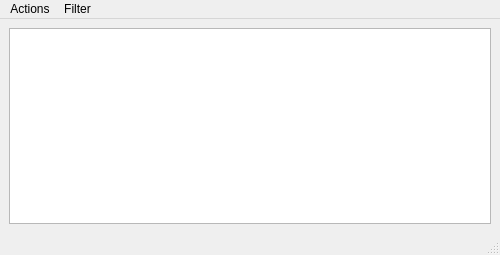
<?xml version="1.0" encoding="UTF-8"?>
<ui version="4.0">
 <class>InboxWidget</class>
 <widget class="QMainWindow" name="InboxWidget">
  <property name="geometry">
   <rect>
    <x>0</x>
    <y>0</y>
    <width>500</width>
    <height>255</height>
   </rect>
  </property>
  <property name="sizePolicy">
   <sizepolicy hsizetype="Fixed" vsizetype="Fixed">
    <horstretch>0</horstretch>
    <verstretch>0</verstretch>
   </sizepolicy>
  </property>
  <property name="windowTitle">
   <string>Google Voice Inbox</string>
  </property>
  <widget class="QWidget" name="centralwidget">
   <layout class="QVBoxLayout" name="verticalLayout">
    <item>
     <widget class="InboxTreeView" name="treeView">
      <property name="editTriggers">
       <set>QAbstractItemView::NoEditTriggers</set>
      </property>
      <property name="alternatingRowColors">
       <bool>true</bool>
      </property>
      <property name="rootIsDecorated">
       <bool>false</bool>
      </property>
      <property name="headerHidden">
       <bool>true</bool>
      </property>
     </widget>
    </item>
   </layout>
  </widget>
  <widget class="QMenuBar" name="menubar">
   <property name="geometry">
    <rect>
     <x>0</x>
     <y>0</y>
     <width>500</width>
     <height>23</height>
    </rect>
   </property>
   <widget class="QMenu" name="menuActions">
    <property name="title">
     <string>Actions</string>
    </property>
    <addaction name="actionRefresh"/>
    <addaction name="actionCall"/>
    <addaction name="actionSend_Text"/>
    <addaction name="actionPlay_voicemail"/>
   </widget>
   <widget class="QMenu" name="menuFilter">
    <property name="title">
     <string>Filter</string>
    </property>
    <addaction name="actionAll"/>
    <addaction name="actionPlaced"/>
    <addaction name="actionMissed"/>
    <addaction name="actionReceived"/>
    <addaction name="actionVoicemail"/>
    <addaction name="actionSMS"/>
   </widget>
   <addaction name="menuActions"/>
   <addaction name="menuFilter"/>
  </widget>
  <widget class="QStatusBar" name="statusbar"/>
  <action name="actionRefresh">
   <property name="text">
    <string>Refresh</string>
   </property>
   <property name="shortcut">
    <string>Ctrl+R</string>
   </property>
  </action>
  <action name="actionCall">
   <property name="text">
    <string>Call</string>
   </property>
  </action>
  <action name="actionSend_Text">
   <property name="text">
    <string>Send Text</string>
   </property>
  </action>
  <action name="actionPlay_voicemail">
   <property name="text">
    <string>Play voicemail</string>
   </property>
  </action>
  <action name="actionAll">
   <property name="checkable">
    <bool>true</bool>
   </property>
   <property name="text">
    <string>All</string>
   </property>
  </action>
  <action name="actionPlaced">
   <property name="checkable">
    <bool>true</bool>
   </property>
   <property name="text">
    <string>Placed</string>
   </property>
  </action>
  <action name="actionMissed">
   <property name="checkable">
    <bool>true</bool>
   </property>
   <property name="text">
    <string>Missed</string>
   </property>
  </action>
  <action name="actionReceived">
   <property name="checkable">
    <bool>true</bool>
   </property>
   <property name="text">
    <string>Received</string>
   </property>
  </action>
  <action name="actionVoicemail">
   <property name="checkable">
    <bool>true</bool>
   </property>
   <property name="text">
    <string>Voicemail</string>
   </property>
  </action>
  <action name="actionSMS">
   <property name="checkable">
    <bool>true</bool>
   </property>
   <property name="text">
    <string>SMS</string>
   </property>
  </action>
 </widget>
 <customwidgets>
  <customwidget>
   <class>InboxTreeView</class>
   <extends>QTreeView</extends>
   <header>InboxTreeView.h</header>
  </customwidget>
 </customwidgets>
 <resources/>
 <connections>
  <connection>
   <sender>actionRefresh</sender>
   <signal>triggered()</signal>
   <receiver>InboxWidget</receiver>
   <slot>refreshHistory()</slot>
   <hints>
    <hint type="sourcelabel">
     <x>-1</x>
     <y>-1</y>
    </hint>
    <hint type="destinationlabel">
     <x>249</x>
     <y>127</y>
    </hint>
   </hints>
  </connection>
  <connection>
   <sender>actionCall</sender>
   <signal>triggered()</signal>
   <receiver>InboxWidget</receiver>
   <slot>placeCall()</slot>
   <hints>
    <hint type="sourcelabel">
     <x>-1</x>
     <y>-1</y>
    </hint>
    <hint type="destinationlabel">
     <x>249</x>
     <y>127</y>
    </hint>
   </hints>
  </connection>
  <connection>
   <sender>actionSend_Text</sender>
   <signal>triggered()</signal>
   <receiver>InboxWidget</receiver>
   <slot>sendSMS()</slot>
   <hints>
    <hint type="sourcelabel">
     <x>-1</x>
     <y>-1</y>
    </hint>
    <hint type="destinationlabel">
     <x>249</x>
     <y>127</y>
    </hint>
   </hints>
  </connection>
  <connection>
   <sender>actionPlay_voicemail</sender>
   <signal>triggered()</signal>
   <receiver>InboxWidget</receiver>
   <slot>playVoicemail()</slot>
   <hints>
    <hint type="sourcelabel">
     <x>-1</x>
     <y>-1</y>
    </hint>
    <hint type="destinationlabel">
     <x>249</x>
     <y>127</y>
    </hint>
   </hints>
  </connection>
 </connections>
 <slots>
  <slot>refreshHistory()</slot>
  <slot>placeCall()</slot>
  <slot>sendSMS()</slot>
  <slot>playVoicemail()</slot>
 </slots>
</ui>
